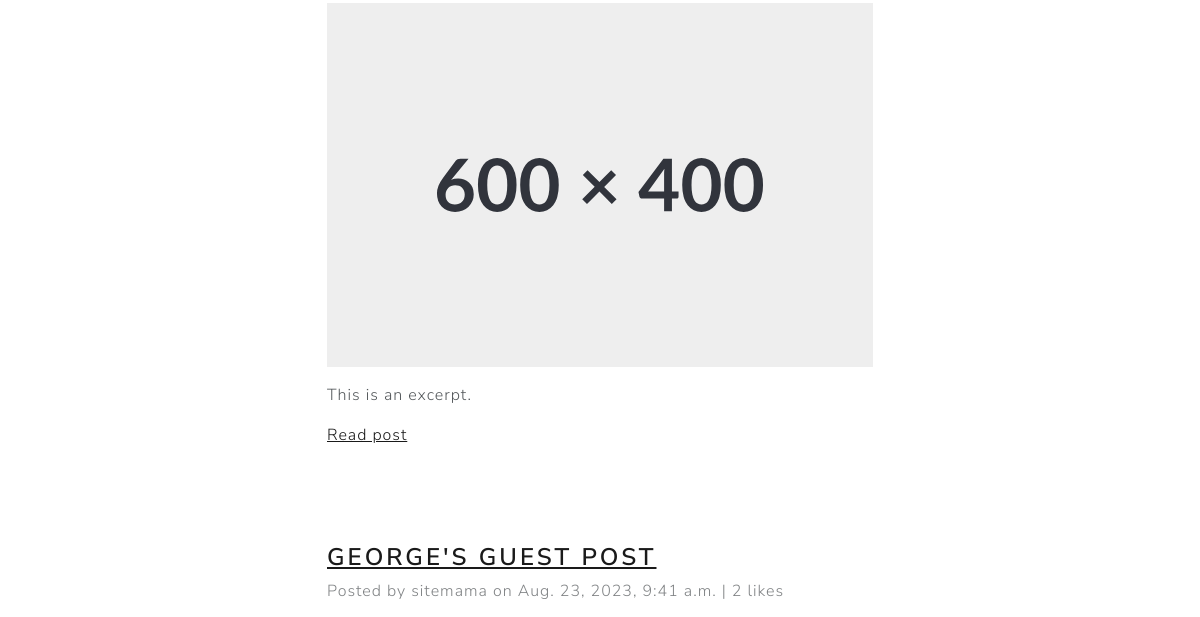
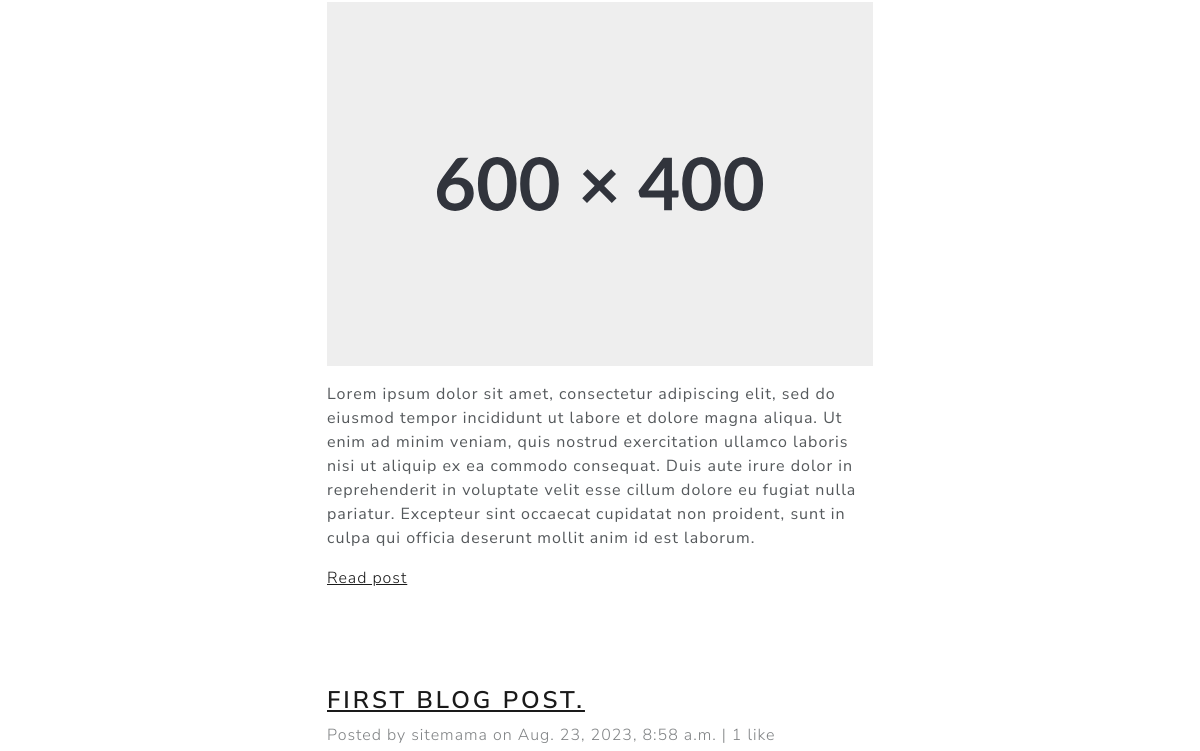
/blog/ (middle part), run on an earlier commit of the app's database (2 pictures, top to bottom).
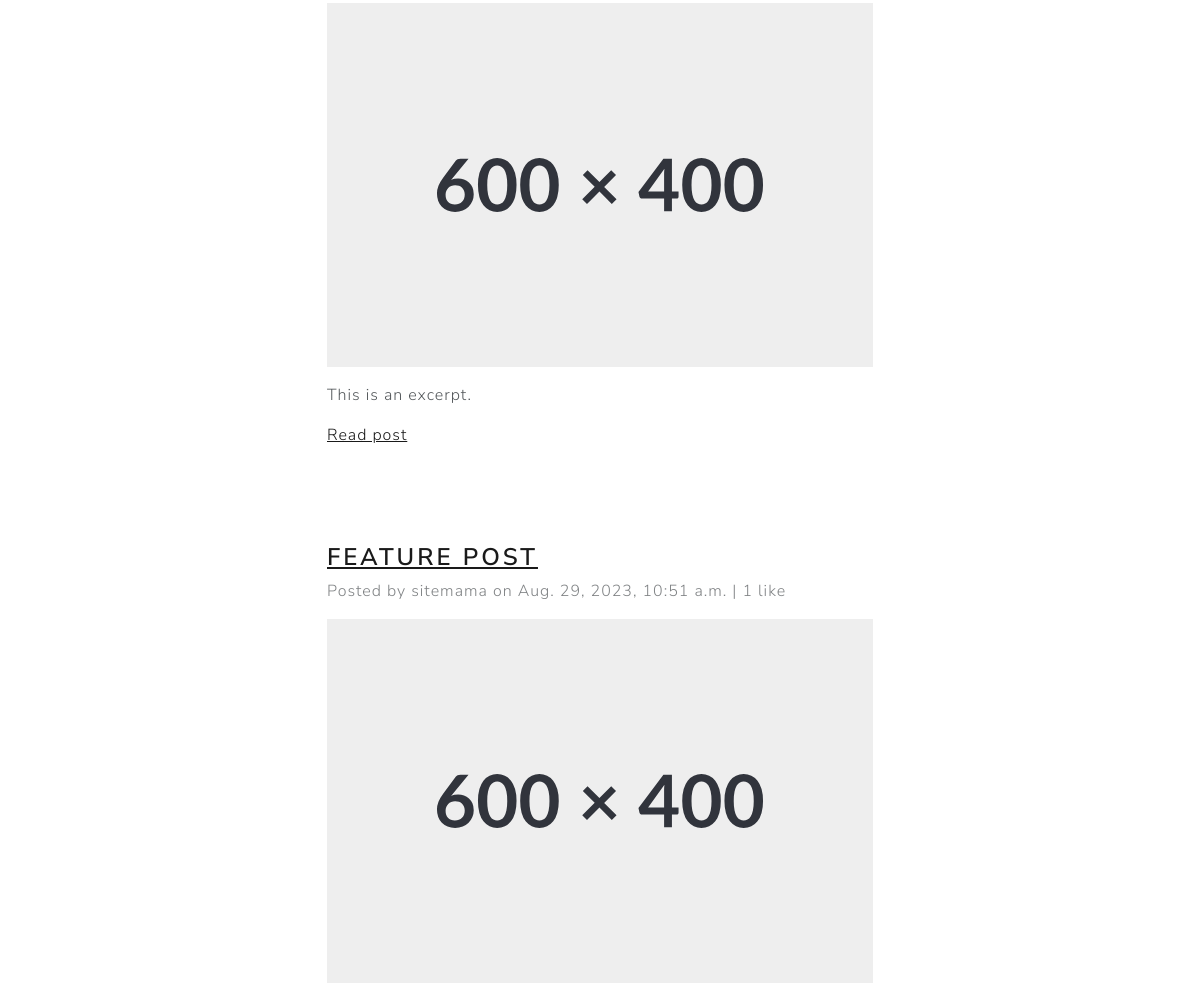
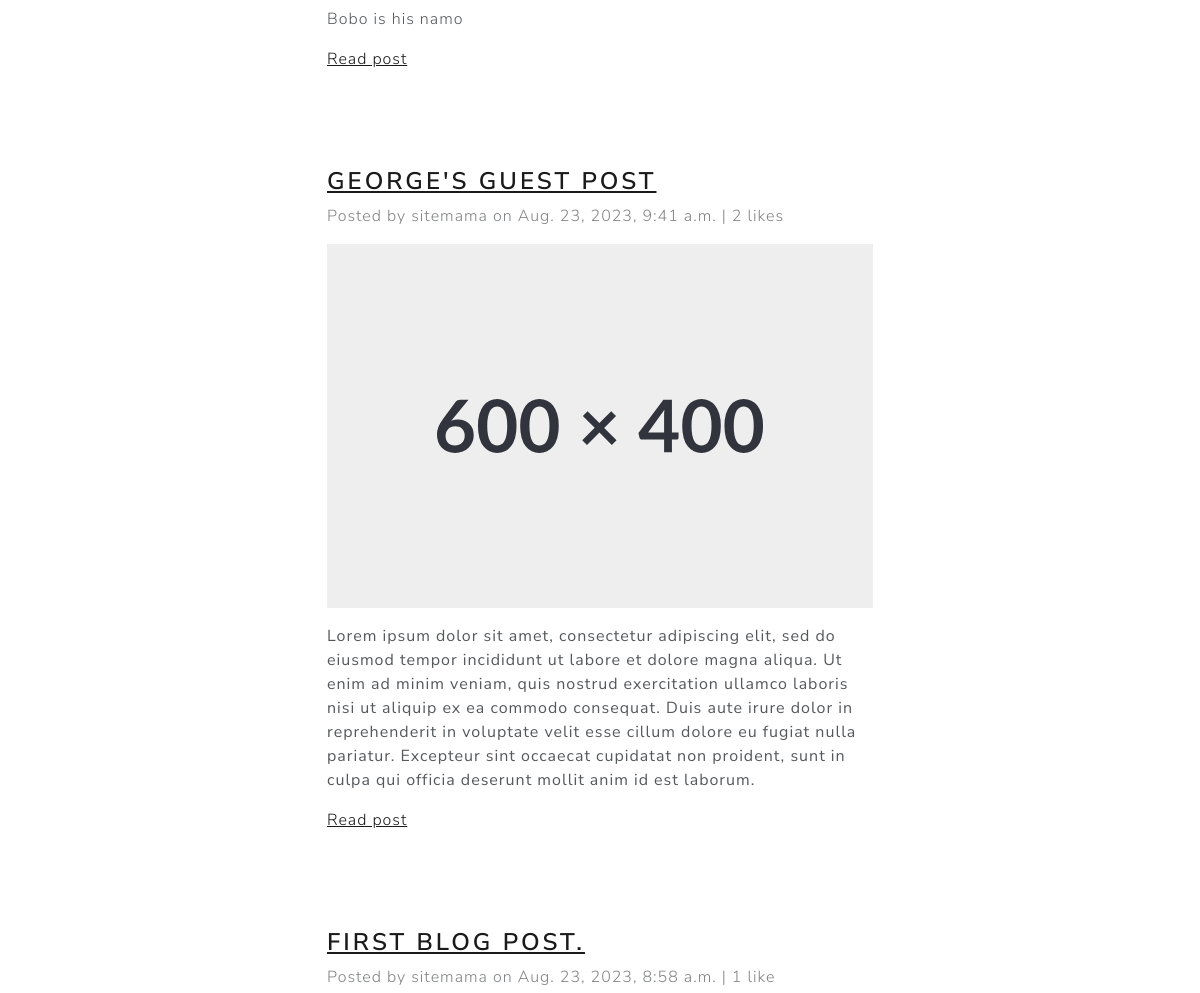
And on a later commit of the database (2 pictures, top to bottom).
### blog/models.py (models this page shows, shortened)
class Post(models.Model):
    class NewManager(models.Manager):
        def get_queryset(self):
            return super().get_queryset().filter(status='published')
    options = (
        ('draft', 'Draft'),
        ('published', 'Published'),
    )
    title = models.CharField(max_length=255)
    slug = models.SlugField(max_length=255, unique=True, null=False)
    excerpt = HTMLField(null=True)
    image = models.ImageField(upload_to=user_directory_path, default='posts/default.svg')
    status = models.CharField(max_length=10, choices=options, default='draft')
    content = HTMLField()
    created_on = models.DateTimeField(auto_now_add=True)
    last_modified = models.DateTimeField(auto_now=True)
    categories=models.ManyToManyField('Category', related_name='posts')
    author = models.ForeignKey(User, on_delete=models.CASCADE)
    featured = models.BooleanField(default=False)
    likes = models.ManyToManyField(User, related_name='likes', blank=True)
    objects = models.Manager() #default manager
    newmanager = NewManager() #custom manager
    def get_absolute_url(self):
        return reverse("detail_post", kwargs={"slug": self.slug})
    class Meta:
        ordering = ('-created_on',)

### blog/views.py (the view)
# urls.py: path('', Index.as_view(), name='index'),
class Index(ListView):
    model = Post
    queryset = Post.newmanager.all().order_by('-created_on')
    template_name = 'blog/index.html'
    paginate_by = 5

### blog/views.py (called while the page is built)
def category_list(request):
    category_list = Category.objects.all()
    context = {
        'category_list': category_list,
    }
    return context

### blog/templates/blog/index.html (shortened to what this page needs)
{% extends "blog/base.html" %}
{% block page_content %}
{% for post in object_list %}
<div class="row">
    <div class="col-md-6 col-11 mx-md-auto mx-3 mt-5 mb-5">
        <h3 class="fw-bold"><a href="{{ post.get_absolute_url }}">{{ post.title }}</a></h3>
        <p class="text-muted">Posted by {{post.author.username }} on {{post.created_on }} | {{ post.likes.count }} like{{post.likes.count|pluralize}}</p>
        <img class="card-img-top" src="{{post.image.url}}" alt="{{ post.title }}" />
        <div class="my-3">
            {{ post.excerpt|safe }}
        </div>
        <a href="{{ post.get_absolute_url }}">Read post</a>
    </div>
</div>
{% endfor %}
{% endblock page_content %}

What changed in the data, as far as the page shows it:
now on this page (row edited): Post: title "FEATURE POST", author.username "sitemama", created_on "Aug. 29, 2023, 10:51 a.m.", likes.count "1", image (placeholder picture), excerpt "Bobo is his namo"
